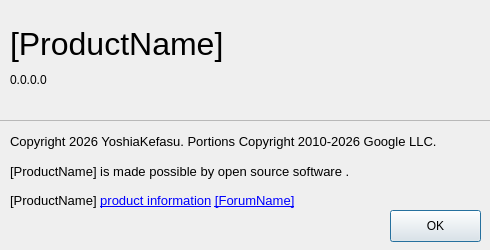
<?xml version="1.0" encoding="UTF-8"?>
<!--
 Copyright 2010-2021, Google Inc.
 All rights reserved.

 Redistribution and use in source and binary forms, with or without
 modification, are permitted provided that the following conditions are
 met:

     * Redistributions of source code must retain the above copyright
 notice, this list of conditions and the following disclaimer.
     * Redistributions in binary form must reproduce the above
 copyright notice, this list of conditions and the following disclaimer
 in the documentation and/or other materials provided with the
 distribution.
     * Neither the name of Google Inc. nor the names of its
 contributors may be used to endorse or promote products derived from
 this software without specific prior written permission.

 THIS SOFTWARE IS PROVIDED BY THE COPYRIGHT HOLDERS AND CONTRIBUTORS
 "AS IS" AND ANY EXPRESS OR IMPLIED WARRANTIES, INCLUDING, BUT NOT
 LIMITED TO, THE IMPLIED WARRANTIES OF MERCHANTABILITY AND FITNESS FOR
 A PARTICULAR PURPOSE ARE DISCLAIMED. IN NO EVENT SHALL THE COPYRIGHT
 OWNER OR CONTRIBUTORS BE LIABLE FOR ANY DIRECT, INDIRECT, INCIDENTAL,
 SPECIAL, EXEMPLARY, OR CONSEQUENTIAL DAMAGES (INCLUDING, BUT NOT
 LIMITED TO, PROCUREMENT OF SUBSTITUTE GOODS OR SERVICES; LOSS OF USE,
 DATA, OR PROFITS; OR BUSINESS INTERRUPTION) HOWEVER CAUSED AND ON ANY
 THEORY OF LIABILITY, WHETHER IN CONTRACT, STRICT LIABILITY, OR TORT
 (INCLUDING NEGLIGENCE OR OTHERWISE) ARISING IN ANY WAY OUT OF THE USE
 OF THIS SOFTWARE, EVEN IF ADVISED OF THE POSSIBILITY OF SUCH DAMAGE.
-->

<ui version="4.0">
 <class>AboutDialog</class>
 <widget class="QDialog" name="AboutDialog">
  <property name="geometry">
   <rect>
    <x>0</x>
    <y>0</y>
    <width>490</width>
    <height>250</height>
   </rect>
  </property>
  <property name="sizePolicy">
   <sizepolicy hsizetype="Fixed" vsizetype="Fixed">
    <horstretch>0</horstretch>
    <verstretch>0</verstretch>
   </sizepolicy>
  </property>
  <property name="minimumSize">
   <size>
    <width>490</width>
    <height>250</height>
   </size>
  </property>
  <property name="maximumSize">
   <size>
    <width>490</width>
    <height>250</height>
   </size>
  </property>
  <property name="windowTitle">
   <string>About [ProductName]</string>
  </property>
  <widget class="QFrame" name="color_frame">
   <property name="geometry">
    <rect>
     <x>-10</x>
     <y>120</y>
     <width>511</width>
     <height>161</height>
    </rect>
   </property>
   <property name="frameShape">
    <enum>QFrame::StyledPanel</enum>
   </property>
   <property name="frameShadow">
    <enum>QFrame::Raised</enum>
   </property>
   <widget class="QPushButton" name="pushButton">
    <property name="geometry">
     <rect>
      <x>400</x>
      <y>90</y>
      <width>91</width>
      <height>32</height>
     </rect>
    </property>
    <property name="text">
     <string>OK</string>
    </property>
   </widget>
   <widget class="QWidget" name="gridLayoutWidget_2">
    <property name="geometry">
     <rect>
      <x>20</x>
      <y>10</y>
      <width>471</width>
      <height>82</height>
     </rect>
    </property>
    <layout class="QGridLayout" name="gridLayout_3">
     <item row="0" column="0">
      <widget class="QLabel" name="label_6">
       <property name="font">
        <font>
         <pointsize>10</pointsize>
        </font>
       </property>
       <property name="text">
        <string>Copyright 2026 YoshiaKefasu. Portions Copyright 2010-2026 Google LLC.</string>
       </property>
       <property name="alignment">
        <set>Qt::AlignLeading|Qt::AlignLeft|Qt::AlignVCenter</set>
       </property>
      </widget>
     </item>
     <item row="1" column="0">
      <widget class="QLabel" name="label_credits">
       <property name="font">
        <font>
         <pointsize>10</pointsize>
        </font>
       </property>
       <property name="text">
        <string>&lt;html&gt;&lt;body&gt;[ProductName] is made possible by &lt;a href=&quot;file://credits_en.html&quot;&gt;&lt;span style=&quot; text-decoration: underline; color:#0000ff;&quot;&gt;open source software&lt;/span&gt;&lt;/a&gt;.&lt;/body&gt;&lt;/html&gt;</string>
       </property>
      </widget>
     </item>
     <item row="1" column="1">
      <spacer name="horizontalSpacer_4">
       <property name="orientation">
        <enum>Qt::Horizontal</enum>
       </property>
       <property name="sizeHint" stdset="0">
        <size>
         <width>40</width>
         <height>20</height>
        </size>
       </property>
      </spacer>
     </item>
     <item row="0" column="1">
      <spacer name="horizontalSpacer_3">
       <property name="orientation">
        <enum>Qt::Horizontal</enum>
       </property>
       <property name="sizeHint" stdset="0">
        <size>
         <width>40</width>
         <height>20</height>
        </size>
       </property>
      </spacer>
     </item>
     <item row="2" column="0">
      <widget class="QLabel" name="label_terms">
       <property name="font">
        <font>
         <pointsize>10</pointsize>
        </font>
       </property>
       <property name="text">
        <string>&lt;html&gt;&lt;body&gt;[ProductName] &lt;a href=&quot;[ProductUrl]&quot;&gt;&lt;span style=&quot; text-decoration: underline; color:#0000ff;&quot;&gt;product information&lt;/span&gt;&lt;/a&gt; &lt;a href=&quot;[ForumUrl]&quot;&gt;&lt;span style=&quot; text-decoration: underline; color:#0000ff;&quot;&gt;[ForumName]&lt;/span&gt;&lt;/a&gt;&lt;/body&gt;&lt;/html&gt;</string>
       </property>
      </widget>
     </item>
     <item row="2" column="1">
      <spacer name="horizontalSpacer_5">
       <property name="orientation">
        <enum>Qt::Horizontal</enum>
       </property>
       <property name="sizeHint" stdset="0">
        <size>
         <width>40</width>
         <height>20</height>
        </size>
       </property>
      </spacer>
     </item>
    </layout>
   </widget>
  </widget>
  <widget class="QWidget" name="gridLayoutWidget">
   <property name="geometry">
    <rect>
     <x>10</x>
     <y>20</y>
     <width>471</width>
     <height>99</height>
    </rect>
   </property>
   <layout class="QGridLayout" name="gridLayout">
    <item row="0" column="0" colspan="2">
     <widget class="QLabel" name="label">
      <property name="font">
       <font>
        <pointsize>24</pointsize>
        <weight>50</weight>
        <bold>false</bold>
       </font>
      </property>
      <property name="text">
       <string>[ProductName]</string>
      </property>
      <property name="alignment">
       <set>Qt::AlignLeading|Qt::AlignLeft|Qt::AlignVCenter</set>
      </property>
     </widget>
    </item>
    <item row="0" column="2">
     <spacer name="horizontalSpacer_2">
      <property name="orientation">
       <enum>Qt::Horizontal</enum>
      </property>
      <property name="sizeHint" stdset="0">
       <size>
        <width>40</width>
        <height>20</height>
       </size>
      </property>
     </spacer>
    </item>
    <item row="1" column="0">
     <widget class="QLabel" name="version_label">
      <property name="text">
       <string>0.0.0.0</string>
      </property>
      <property name="alignment">
       <set>Qt::AlignLeading|Qt::AlignLeft|Qt::AlignTop</set>
      </property>
     </widget>
    </item>
    <item row="1" column="1" colspan="2">
     <spacer name="horizontalSpacer">
      <property name="orientation">
       <enum>Qt::Horizontal</enum>
      </property>
      <property name="sizeHint" stdset="0">
       <size>
        <width>40</width>
        <height>20</height>
       </size>
      </property>
     </spacer>
    </item>
   </layout>
  </widget>
 </widget>
 <resources/>
 <connections>
  <connection>
   <sender>pushButton</sender>
   <signal>clicked()</signal>
   <receiver>AboutDialog</receiver>
   <slot>accept()</slot>
   <hints>
    <hint type="sourcelabel">
     <x>428</x>
     <y>231</y>
    </hint>
    <hint type="destinationlabel">
     <x>284</x>
     <y>71</y>
    </hint>
   </hints>
  </connection>
  <connection>
   <sender>label_credits</sender>
   <signal>linkActivated(QString)</signal>
   <receiver>AboutDialog</receiver>
   <slot>linkActivated(QString)</slot>
   <hints>
    <hint type="sourcelabel">
     <x>189</x>
     <y>156</y>
    </hint>
    <hint type="destinationlabel">
     <x>231</x>
     <y>108</y>
    </hint>
   </hints>
  </connection>
  <connection>
   <sender>label_terms</sender>
   <signal>linkActivated(QString)</signal>
   <receiver>AboutDialog</receiver>
   <slot>linkActivated(QString)</slot>
   <hints>
    <hint type="sourcelabel">
     <x>150</x>
     <y>182</y>
    </hint>
    <hint type="destinationlabel">
     <x>128</x>
     <y>101</y>
    </hint>
   </hints>
  </connection>
 </connections>
 <slots>
  <slot>linkActivated(QString)</slot>
 </slots>
</ui>
